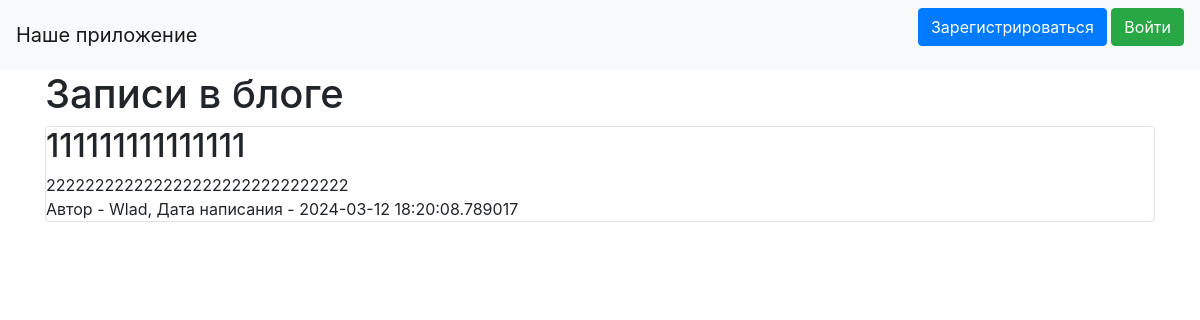
Before: / with the older database file.
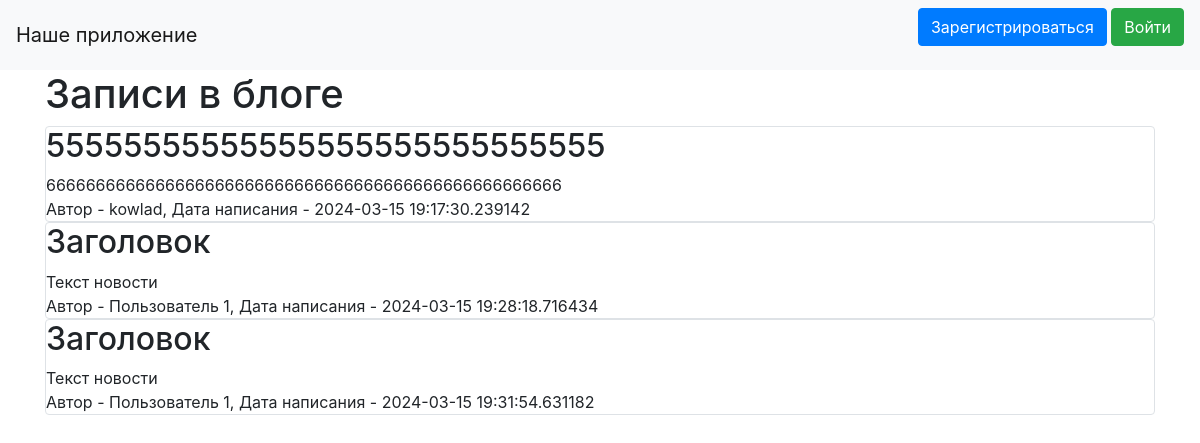
After: the same page with the newer database file.
### data/news.py (models this page shows, shortened)
class News(SqlAlchemyBase, SerializerMixin):
    __tablename__ = 'news'
    id = sqlalchemy.Column(sqlalchemy.Integer, primary_key=True, autoincrement=True)
    title = sqlalchemy.Column(sqlalchemy.String, nullable=True)
    content = sqlalchemy.Column(sqlalchemy.String, nullable=True)
    created_date = sqlalchemy.Column(sqlalchemy.DateTime, default=datetime.datetime.now)
    is_private = sqlalchemy.Column(sqlalchemy.Boolean, default=True)
    user_id = sqlalchemy.Column(sqlalchemy.Integer, sqlalchemy.ForeignKey("users.id"))
    user = orm.relationship('User')
    categories = orm.relationship("Category",
                                  secondary="association",
                                  backref="news")

### data/users.py (models this page shows, shortened)
class User(SqlAlchemyBase, UserMixin, SerializerMixin):
    __tablename__ = 'users'
    id = sqlalchemy.Column(sqlalchemy.Integer, primary_key=True, autoincrement=True)
    name = sqlalchemy.Column(sqlalchemy.String, nullable=True)
    about = sqlalchemy.Column(sqlalchemy.String, nullable=True)
    email = sqlalchemy.Column(sqlalchemy.String, index=True, unique=True, nullable=True)
    hashed_password = sqlalchemy.Column(sqlalchemy.String, nullable=True)
    created_date = sqlalchemy.Column(sqlalchemy.DateTime, default=datetime.datetime.now)
    news = orm.relationship("News", back_populates='user')

### main.py (the view)
@app.route("/")
def index():
    db_sess = db_session.create_session()
    if current_user.is_authenticated:
        news = db_sess.query(News).filter(
            (News.user == current_user) | (News.is_private != True))
    else:
        news = db_sess.query(News).filter(News.is_private != True)
    return render_template("index.html", news=news)

### data/db_session.py (called while the page is built)
def create_session() -> Session:
    global __factory
    return __factory()

### templates/index.html (shortened to what this page needs)
{% extends "base.html" %}
{% block content %}
<h1>Записи в блоге</h1>
{% for item in news%}
<div class="col-md6 border rounded">
    <h2>{{item.title}}</h2>
    <div>
        {{item.content}}
    </div>
    <div>
        Автор - {{item.user.name}}, Дата написания - {{item.created_date}}
    </div>
</div>
{% endfor %}
{% endblock %}

### templates/base.html (shortened to what this page needs)
<!doctype html>
<html lang="en">
<head>
    <link rel="stylesheet"
          href="https://stackpath.bootstrapcdn.com/bootstrap/4.4.1/css/bootstrap.min.css"
>
</head>
<body>
<header>
    <nav class="navbar navbar-light bg-light">
        <a class="navbar-brand" href="#">Наше приложение</a>
        {% if current_user.is_authenticated %}
            <a class="navbar-brand" href="/logout">{{ current_user.name }}</a>
        {% else %}
            <p>
                <a class="btn btn-primary " href="/register">Зарегистрироваться</a>
                <a class="btn btn-success" href="/login">Войти</a>
            </p>
        {% endif %}
    </nav>
</header>
<main role="main" class="container">
    {% block content %}{% endblock %}
</main>
</body>
</html>

Changed rows visible on the page:
removed News: title "111111111111111", content "2222222222222222222222222222222", user.name "Wlad", created_date "2024-03-12 18:20:08.789017"
added News: title "55555555555555555555555555555", content "6666666666666666666666666666666666666666666666666666", user.name "kowlad", created_date "2024-03-15 19:17:30.239142"
added News: title "Заголовок", content "Текст новости", user.name "Пользователь 1", created_date "2024-03-15 19:28:18.716434"
added News: title "Заголовок", content "Текст новости", user.name "Пользователь 1", created_date "2024-03-15 19:31:54.631182"
